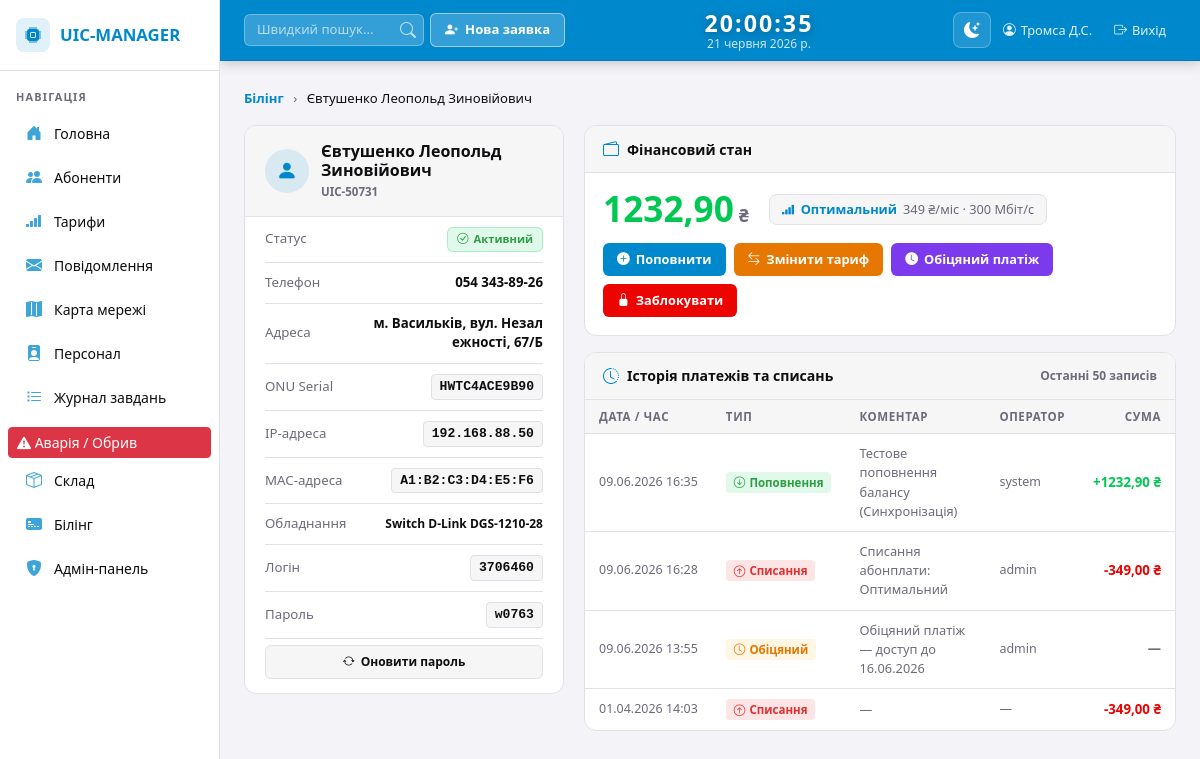
The app's page /billing/client/1088/ (signed in), older data.
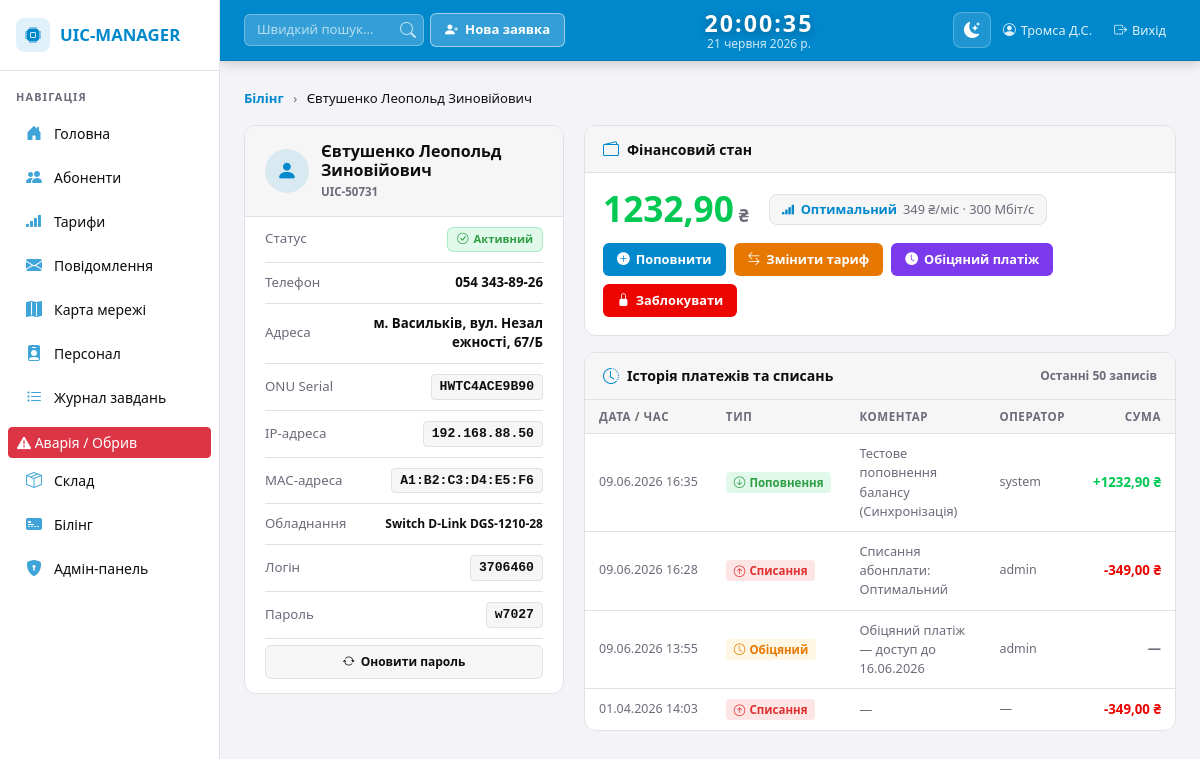
The same page, newer data.
### infrastructure/models.py (models this page shows, shortened)
class Client(models.Model):
    full_name = models.CharField(max_length=150, verbose_name="ПІБ клієнта")
    contract_number = models.CharField(max_length=20, unique=True, verbose_name="Номер договору")
    onu_serial = models.CharField(max_length=20, unique=True, null=True, blank=True)
    address = models.CharField(max_length=255, verbose_name="Адреса")
    phone = models.CharField(max_length=20, verbose_name="Телефон")
    equipment = models.ForeignKey(Equipment, on_delete=models.SET_NULL, null=True, blank=True)
    is_online = models.BooleanField(default=False)
    tariff = models.ForeignKey('Tariff', on_delete=models.SET_NULL, null=True, blank=True)
    is_blocked = models.BooleanField(default=False)
    class Meta:
        verbose_name = "Абонент"
        verbose_name_plural = "Абоненти"

class ClientCredentials(models.Model):
    client = models.OneToOneField(Client, on_delete=models.CASCADE, related_name='credentials')
    login = models.CharField(max_length=7, unique=True)
    password = models.CharField(max_length=10)
    class Meta:
        verbose_name = "Обліковий запис абонента"
        verbose_name_plural = "Облікові записи абонентів"

class Equipment(models.Model):
    name = models.CharField(max_length=100, verbose_name="Назва обладнання")
    ip_address = models.GenericIPAddressField(verbose_name="IP-адреса")
    mac_address = models.CharField(max_length=17, blank=True, null=True, verbose_name="MAC-адреса")
    location = models.CharField(max_length=255, verbose_name="Розташування")
    is_active = models.BooleanField(default=True, verbose_name="Online")
    latitude = models.DecimalField(max_digits=9, decimal_places=6, null=True, blank=True)
    longitude = models.DecimalField(max_digits=9, decimal_places=6, null=True, blank=True)
    class Meta:
        verbose_name = "Обладнання"
        verbose_name_plural = "Обладнання"

class Account(models.Model):
    client = models.OneToOneField(Client, on_delete=models.CASCADE, related_name='account')
    balance = models.DecimalField(max_digits=10, decimal_places=2, default=0)
    updated_at = models.DateTimeField(auto_now=True)
    class Meta:
        verbose_name = "Рахунок абонента"
        verbose_name_plural = "Рахунки абонентів"

class Tariff(models.Model):
    name = models.CharField(max_length=100)
    price = models.IntegerField()
    speed = models.IntegerField()
    channels = models.CharField(max_length=50)
    is_promo = models.BooleanField(default=False)
    dynamic_ip = models.BooleanField(default=False)
    kinoman = models.BooleanField(default=False)
    support_24_7 = models.BooleanField(default=True)
    connection_fee = models.IntegerField(default=0)
    class Meta:
        verbose_name = "Тариф"
        verbose_name_plural = "Тарифи"

### infrastructure/views_billing.py (the view)
# urls.py: path('billing/client/<int:client_id>/', billing_client, name='billing_client'),
@login_required
def billing_client(request, client_id):
    client = get_object_or_404(
        Client.objects.select_related('account', 'tariff', 'credentials', 'equipment'),
        pk=client_id
    )
    if not hasattr(client, 'credentials'):
        ClientCredentials.objects.create(client=client)
    if not hasattr(client, 'account'):
        Account.objects.create(client=client, balance=Decimal('0.00'))
    client.refresh_from_db()
    payments = client.payments.all()[:50]
    promised = client.promised_payments.filter(
        is_active=True, expires_at__gt=timezone.now()
    ).first()
    context = {
        'client': client,
        'payments': payments,
        'promised': promised,
        'tariffs': Tariff.objects.all(),
    }
    return render(request, 'billing_client.html', context)

### templates/billing_client.html (shortened to what the changed rows need)
{% extends 'base.html' %}
{% block content %}
<nav style="margin-bottom:16px; font-size:.82rem; color:var(--tw-muted);">
  <a href="{% url 'billing_dashboard' %}" style="color:var(--tw-accent,#0088cc); text-decoration:none; font-weight:600;">Білінг</a>
  <span style="margin:0 6px;">›</span>
  <span style="color:var(--tw-text);">{{ client.full_name }}</span>
</nav>
<div class="page-grid">
  <div class="info-card">
    <div class="info-card-header">
      <div>
        <div class="profile-name">{{ client.full_name }}</div>
        <div class="profile-id">{{ client.contract_number }}</div>
      </div>
    </div>
    <div class="info-rows">
      <div class="info-row">
        <span class="ir-label">Телефон</span>
        <span class="ir-value">{{ client.phone }}</span>
      </div>
      <div class="info-row">
        <span class="ir-label">Адреса</span>
        <span class="ir-value" style="max-width:170px;">{{ client.address }}</span>
      </div>
      {% if client.onu_serial %}
      <div class="info-row">
        <span class="ir-label">ONU Serial</span>
        <code class="login-badge" onclick="copyText('{{ client.onu_serial }}', 'ONU Serial')" title="Копіювати">{{ client.onu_serial }}</code>
      </div>
      {% endif %}
      {% if client.equipment %}
      <div class="info-row">
        <span class="ir-label">IP-адреса</span>
        <code class="login-badge" onclick="copyText('{{ client.equipment.ip_address }}', 'IP')" title="Копіювати">{{ client.equipment.ip_address }}</code>
      </div>
      {% if client.equipment.mac_address %}
      <div class="info-row">
        <span class="ir-label">MAC-адреса</span>
        <code class="login-badge" onclick="copyText('{{ client.equipment.mac_address }}', 'MAC')" title="Копіювати">{{ client.equipment.mac_address }}</code>
      </div>
      {% endif %}
      <div class="info-row">
        <span class="ir-label">Обладнання</span>
        <span class="ir-value" style="font-size:.75rem;">{{ client.equipment.name }}</span>
      </div>
      {% endif %}
      <div class="info-row">
        <span class="ir-label">Логін</span>
        <code class="login-badge" onclick="copyText('{{ client.credentials.login }}', 'Логін')" title="Копіювати">{{ client.credentials.login }}</code>
      </div>
      <div class="info-row">
        <span class="ir-label">Пароль</span>
        <code class="login-badge" onclick="copyText('{{ client.credentials.password }}', 'Пароль')" title="Копіювати">{{ client.credentials.password }}</code>
      </div>
    </div>
  </div>
  <div class="main-panel">
    <div class="tw-box">
      <div class="box-body">
        <div class="balance-row">
          <div class="balance-block">
            <div class="balance-num {% if client.account.balance >= 0 %}balance-pos{% else %}balance-neg{% endif %}">
              {{ client.account.balance|floatformat:2 }}
            </div>
            <div class="balance-currency">₴</div>
          </div>
          <div class="tariff-chip">
            <i class="bi bi-reception-4" style="color:var(--tw-accent,#0088cc);"></i>
            {% if client.tariff %}
              <strong>{{ client.tariff.name }}</strong>
              <span style="color:var(--tw-muted);">{{ client.tariff.price }} ₴/міс · {{ client.tariff.speed }} Мбіт/с</span>
            {% else %}
              <span style="color:var(--tw-muted);">Тариф не підключено</span>
            {% endif %}
          </div>
        </div>
      </div>
    </div>
    <div class="tw-box">
      <div style="overflow-x:auto;">
        <table class="hist-table">
          <thead>
            <tr>
              <th>Дата / Час</th>
              <th>Тип</th>
              <th>Коментар</th>
              <th>Оператор</th>
              <th style="text-align:right;">Сума</th>
            </tr>
          </thead>
        </table>
      </div>
    </div>
  </div>
</div>
{% endblock %}

Row changes from the older to the newer data that the page shows:
changed through a linked row, Client "Євтушенко Леопольд Зиновійович": credentials.password "w0763" → "w7027"
